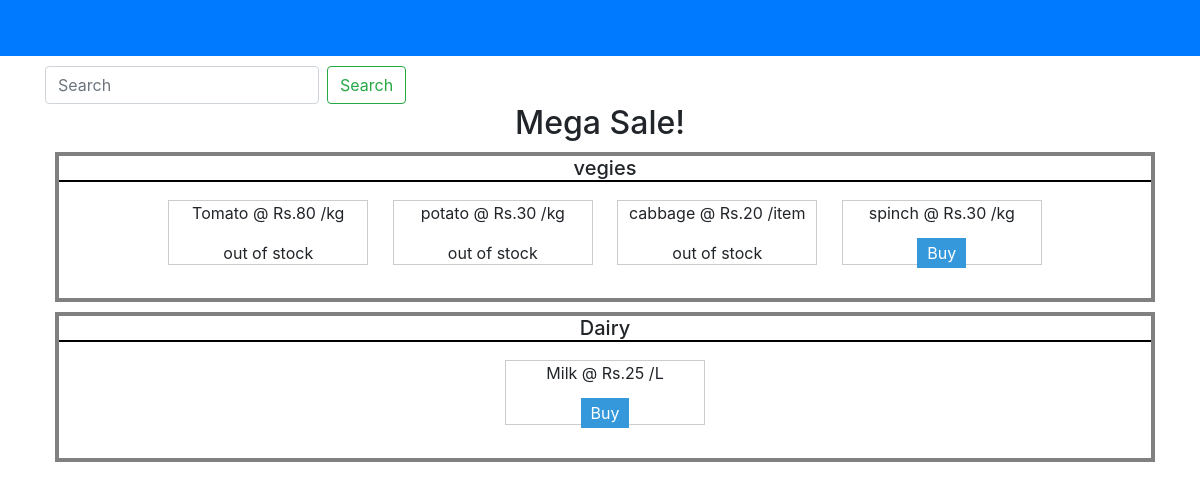
Screenshot of /dash (signed in) with the database file from the repository.
### application/models.py (models this page shows)
class Category(db.Model):
    cat_id = db.Column(db.Integer, primary_key=True, autoincrement=True)
    cat_name = db.Column(db.String(255), nullable=False)

class Product(db.Model):
    prod_id = db.Column(db.Integer, primary_key=True, autoincrement=True)
    cat_id = db.Column(db.Integer, db.ForeignKey('category.cat_id', ondelete='CASCADE'), nullable=False)
    name = db.Column(db.String(255), nullable=False)
    unit = db.Column(db.Integer, nullable=False)
    rate = db.Column(db.Integer, nullable=False)
    quantity = db.Column(db.Integer, nullable=False)

### application/controllers.py (the view)
@app.route('/dash',methods=['GET','POST'])
@login_required
def dash():
    ren={}
    category=Category.query.all()
    for cat in category:
        products = Product.query.filter_by(cat_id=cat.cat_id).all()
        ren[cat.cat_name]=products
    return render_template("custdash.html",ren=ren)

### main.py (called while the page is built)
def create_app(app=None):
    app= Flask(__name__,static_folder="static",template_folder="templates")
    app.config["SESSION_PERMANENT"] = False
    app.config["SESSION_TYPE"] = "filesystem"
    Session(app)
    if os.getenv('ENV',"development") == "production":
        raise Exception("No production config setup")
    else:
        print("Starting local development")
        app.config.from_object(LocalDevelopmentConfig)
    db.init_app(app)
    api=Api(app)
    app.app_context().push()
    login_manager = LoginManager()
    login_manager.init_app(app)
    login_manager.login_view = 'login'
    @login_manager.user_loader
    def load_user(user_id):
        return User.query.get(int(user_id))
    return app,api

### templates/custdash.html (shortened to what this page needs)
{% extends 'navbar.html' %}
{% block content %}
<div style="margin-right: 200px;">
<form action="{{ url_for('search') }}" class="form-inline my-2 my-lg-0 ml-auto" method="POST">
  <input class="form-control mr-sm-2" name="name" type="search" placeholder="Search" aria-label="Search">
  <button class="btn btn-outline-success my-2 my-sm-0" type="submit">Search</button>
</form>
</div>
<h2 style="text-align:center">Mega Sale!</h2>
{% for cat,products in ren.items() %}
<div class="box1" style="border: 4px solid grey;">
<h5 style="border-bottom: 2px solid black;">{{cat}}</h5>
{% for prod in products %}
  <div class="box3">
    <p>{{ prod.name }}  @ Rs.{{ prod.rate}} {% if prod.unit==1 %}/kg
      {% elif prod.unit==2 %}/L
      {% elif prod.unit==3 %}/dozen
      {% elif prod.unit==4 %}/item
      {% endif %}
    </p>
    {% if prod.quantity > 0 %}
      <a href="{{ url_for('buy',pid=prod.prod_id)}}" class="button">Buy</a>
    {% else %}
      <p>out of stock</p>
    {% endif %}
  </div>
{% endfor %}
</div>
{% endfor %}
{% endblock %}

### templates/navbar.html (shortened to what this page needs)
<!DOCTYPE html>
<html>
    <head>
        <link rel="stylesheet" href="https://cdnjs.cloudflare.com/ajax/libs/font-awesome/5.15.4/css/all.min.css">
        <link rel="stylesheet" href="https://maxcdn.bootstrapcdn.com/bootstrap/4.0.0-alpha.6/css/bootstrap.min.css">
        <link rel="stylesheet" href="https://cdn.jsdelivr.net/npm/bootstrap-icons@1.3.0/font/bootstrap-icons.css">
   <link rel="stylesheet" type="text/css" href="{{ url_for('static', filename='s.css') }}">
 </head>
    <body >
        <nav class="navbar  navbar-toggleable-md navbar-inverse bg-primary navbar-static-top" style="margin-bottom: 10px;">
            <button class="navbar-toggler navbar-toggler-right" type="button" data-toggle="collapse" data-target="#navbarSupportedContent" aria-controls="navbarSupportedContent" aria-expanded="false" aria-label="Toggle navigation">
                <span class="navbar-toggler-icon"></span>
            </button>
            <a class="navbar-brand" href="/dash">Shopkart</a>
        </nav>
        <div class="container"  >
            {% block content %}
            {% endblock %}
        </div>
    </body>
</html>

### static/s.css (style rules this page uses)
.container .button { background-color: #3498db; color: white; border: none; padding: 5px 10px; cursor: pointer; }
.box3 { border: 1px solid #ccc; display: inline-block; padding: 5 px; margin: 10px; width: 200px; height: 65px; position: relative; }
.box1 { overflow-x: auto; white-space: nowrap; text-align: center; width: 1100px; height: 150px; margin: 10px; }
.box3 .button { position: relative; margin: 10px; }

### rows the page displays
Category: cat_name "vegies"
Product: name "Tomato", rate "80", unit "/kg", quantity "out of stock"
Product: name "potato", rate "30", unit "/kg", quantity "out of stock"
Product: name "cabbage", rate "20", unit "/item", quantity "out of stock"
Product: name "spinch", rate "30", unit "/kg"
Category: cat_name "Dairy"
Product: name "Milk", rate "25", unit "/L"
